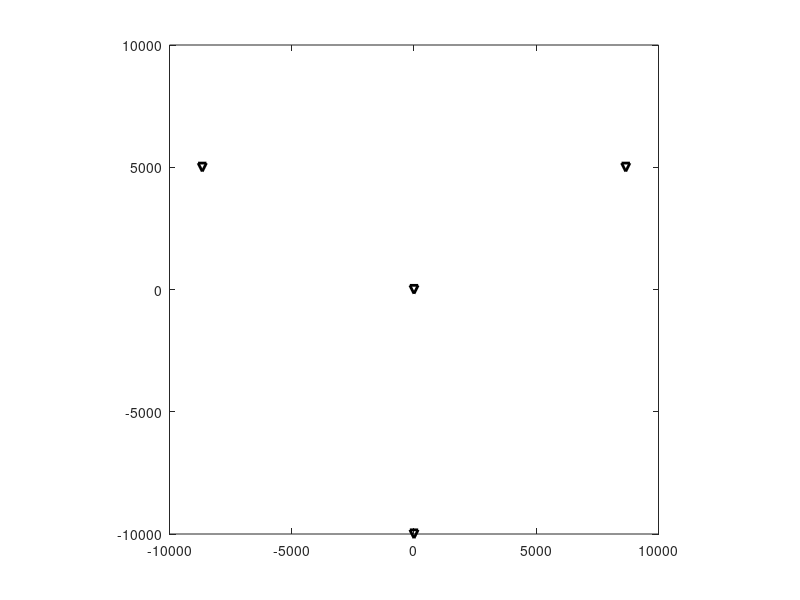

Here is the MATLAB script that generated this plot: (Note: this script raises an error after producing the figure.)
%% posts
R = 10e3; 
posts = [];
hp = 15;
alphap = [30 150 270]*pi/180;
for i = 1:3
    posts(:,i) = [R * cos(alphap(i)); R * sin(alphap(i)); hp];
end
posts(:,4) = [0;0;hp];
% posts = posts + normrnd(0, 3, [3 4]);
% posts(:,4) = [];
config.posts = posts;
plot(config.posts(1,:),config.posts(2,:),'vk','linewidth',2)
daspect([1 1 1])
%%
h = [];
hdop = [];
pdop = [];
zdop = [];
h = 0:1:100;
for i = 1:length(h)
    DOP = get_dop_value(config, 1e3, 1e3, h(i), 'ToA');
    hdop(i) = DOP.HDOP;
    pdop(i) = DOP.PDOP;
    zdop(i) = DOP.ZDOP;
end
plot(h,hdop)
hold on
plot(h,pdop)
plot(h,zdop)
%%
xdop = [];
ydop = [];
zdop = [];
hdop = [];
% tdop = [];
mesh_points = [];
R = [];
X = -50e3:1e3:50e3;
Y = X;
h_geo = 10000;
k = 0;
for i = 1:length(X)
    for j = 1:length(Y)
        point = calculate_geo_heigth(config, X(i), Y(j), h_geo);
%         point = [X(i);Y(j);10000];
        if point(3) > 0
            k = k + 1;
            mesh_points(:,k) = point;
            R(k) = norm(point(1:2));
            dop = get_dop_value(config, mesh_points(1,k), mesh_points(2,k), mesh_points(3,k), 'ToA2D');
            xdop(j,i) = dop.XDOP;
            ydop(j,i) = dop.YDOP;
%             zdop(j,i) = dop.ZDOP;
            tdop(j,i) = dop.TDOP;
            hdop(j,i) = dop.HDOP;
        else
            xdop(j,i) = NaN;
            ydop(j,i) = NaN;
%             zdop(j,i) = NaN;
            tdop(j,i) = NaN;
            hdop(j,i) = NaN;
        end
    end
end
% plot3(mesh_points(1,:),mesh_points(2,:),mesh_points(3,:),'.')
figure
% contourf(Y/1000,X/1000,hdop,10:20:200,'ShowText','on')
% contourf(Y,X,DOP,[100 300 1000 2000 3000 5000],'ShowText','on')
contourf(X/1000,Y/1000,tdop,[1 2 5 10 20 30 40 50 60 100 150 200 300:100:1000 2000:1000:10000],'ShowText','on')
colormap(jet)
hold on
plot(posts(1,:)/1000,posts(2,:)/1000,'kv','MarkerSize',10,'linewidth',2)
% xlim([-0.5e5 0.5e5]/1000)
% ylim([-0.5e5 0.5e5]/1000)
xlabel('x, km')
ylabel('y, km')
% title('DOP')
set(gca,'FontSize',14)
%colorbar
daspect([1 1 1])
grid on
%%

X = [190e3; 190e3; 10000];
X = calculate_geo_heigth(config, X(1), X(2), 10000);
R = [];
for i = 1:4
    R(i,1) = norm(X - config.posts(:,i));
end

RD = [R(4) - R(1); R(4) - R(2); R(4) - R(3); R(3) - R(1); R(3) - R(2); R(2) - R(1)];

sigma_n = 1;
X3Dtoa = [];
k_3D = 0;
X2Dtoa = [];
k_2D = 0;
Xa1 = [];
Xa2 = [];
k_a = 0;
for i = 1:5000
    toa = R + normrnd(0,sigma_n,[4 1]);
%     rd = RD + normrnd(0,sqrt(2)*sigma_n,[6 1]);
    rd = [toa(4) - toa(1); toa(4) - toa(2); toa(4) - toa(3); toa(3) - toa(1); toa(3) - toa(2); toa(2) - toa(1)];

    [x, ~, ~, flag] = coord_solver3D(toa, config.posts, [X; R(1)]);
%     [x, ~, ~, flag] = coord_solver3D(toa, config.posts, [0;0;100;R(1)]);
    if flag
        k_3D = k_3D + 1;
        X3Dtoa(:,k_3D) = x;
    end
    [x, ~, ~, flag] = coord_solver2D(toa, config.posts, [X(1:2); R(1)],X(3));
    if flag
        k_2D = k_2D + 1;
        X2Dtoa(:,k_2D) = x;
    end
    [x] = solver_analytical_3D_4_posts(toa, config.posts);
    if x
        k_a = k_a + 1;
        Xa1(:,k_a) = x(:,1);
        Xa2(:,k_a) = x(:,2);
    end
%     [X3Dtdoa(:,i)] = NavSolverRDinvh(rd, config.posts, X);
%     [X3DtdoaD(:,i)] = NavSolverRDinvhDn(rd, config.posts, X, sigma_n);
end
dop3Dtoa = get_dop_value(config, X(1), X(2), X(3), 'ToA');
dop2Dtoa = get_dop_value(config, X(1), X(2), X(3), 'ToA2D');
% dop3Dtdoa = get_dop_value(config, X(1), X(2), X(3), 'TDoA');
% dop3DtdoaD = get_dop_value(config, X(1), X(2), X(3), 'TDoA3D_Dn');
% dop2DtdoaD = get_dop_value(config, X(1), X(2), X(3), 'TDoA2D_Dn');
[std(X3Dtoa(1,:))/sigma_n dop3Dtoa.XDOP;
    std(X3Dtoa(2,:))/sigma_n dop3Dtoa.YDOP;
    std(X3Dtoa(3,:))/sigma_n dop3Dtoa.ZDOP;
    std(X3Dtoa(4,:))/sigma_n dop3Dtoa.TDOP;
    norm([std(X3Dtoa(1,:)) std(X3Dtoa(2,:))])/sigma_n dop3Dtoa.HDOP]
[std(X2Dtoa(1,:))/sigma_n dop2Dtoa.XDOP;
    std(X2Dtoa(2,:))/sigma_n dop2Dtoa.YDOP;
    std(X2Dtoa(3,:))/sigma_n dop2Dtoa.TDOP]
% [std(X3Dtdoa(1,:))/(sigma_n*sqrt(2)) dop3Dtdoa.XDOP;
%     std(X3Dtdoa(2,:))/(sigma_n*sqrt(2)) dop3Dtdoa.YDOP;
%     std(X3Dtdoa(3,:))/(sigma_n*sqrt(2)) dop3Dtdoa.ZDOP;]
% [std(X3Dtdoa(1,:))/(sigma_n*sqrt(2)) std(X3DtdoaD(1,:))/(sigma_n*sqrt(2));
%     std(X3Dtdoa(2,:))/(sigma_n*sqrt(2)) std(X3DtdoaD(2,:))/(sigma_n*sqrt(2));
%     std(X3Dtdoa(3,:))/(sigma_n*sqrt(2)) std(X3DtdoaD(3,:))/(sigma_n*sqrt(2));]
% [dop3DtdoaD.XDOP dop3Dtoa.XDOP;
%     dop3DtdoaD.YDOP dop3Dtoa.YDOP;
%     dop3DtdoaD.ZDOP dop3Dtoa.ZDOP;]
% [dop2DtdoaD.XDOP dop2Dtoa.XDOP;
%     dop2DtdoaD.YDOP dop2Dtoa.YDOP;]
[X mean(X3Dtoa(1:3,:)')' mean(X2Dtoa')']
[mean(Xa1')' std(Xa1')'/sigma_n mean(Xa2')' std(Xa2')'/sigma_n]
%% 2D DOP
xdop = [];
ydop = [];
zdop = [];
hdop = [];
tdop = [];
pdop = [];
Z = [];
mesh_points = [];
R = [];
X = -100e3:1e3:100e3;
Y = X;
h_geo = 10000;
k = 0;
for i = 1:length(X)
    for j = 1:length(Y)
        z = h_geo_calc(X(i), Y(j), h_geo);
        point = [X(i);Y(j);z];
%          point = [X(i);Y(j);10000];
        Z(j,i) = point(3);
        if point(3) > 0
            k = k + 1;
            mesh_points(:,k) = point;
            R(k) = norm(point);
            dop = get_dop_value(config, mesh_points(1,k), mesh_points(2,k), mesh_points(3,k), 'ToA2D');
            xdop(j,i) = dop.XDOP;%/R(k);
            ydop(j,i) = dop.YDOP;%/R(k);
%             zdop(j,i) = dop.ZDOP;
            tdop(j,i) = dop.TDOP;%/R(k);
            hdop(j,i) = dop.HDOP;%/R(k);
            pdop(j,i) = dop.PDOP;%/R(k);
        else
            xdop(j,i) = NaN;
            ydop(j,i) = NaN;
            zdop(j,i) = NaN;
            tdop(j,i) = NaN;
            hdop(j,i) = NaN;
            pdop(j,i) = NaN;
        end
    end
end
show_dop(X,Y,hdop,[1 10 30 50 100 300 700 1000:1000:3000],[1 2000],config)
%% 1D among radius line
alpha = (-90:30:90)*(pi)/180;
figure(1)
hold on
grid on
figure(2)
hold on
grid on

for j = 1:length(alpha)
    r = 0:1e3:200e3;
    X = r * cos(alpha(j));
    Y = r * sin(alpha(j));
    h_geo = 10000;
    R = [];
    zdop = [];
    tdop =[];
    hdop = [];
    pdop = [];
    mesh_points = [];
    k = 0;
    for i = 1:length(X)
        point = calculate_geo_heigth(config, X(i), Y(i), h_geo);
%             point = [X(i); Y(i); h_geo];
        if point(3) > hp
            k = k + 1;
            mesh_points(:,k) = point;
            R(k) = norm(point(1:2));
            dop = get_dop_value(config, point(1), point(2), point(3), 'ToA');
            zdop(k) = dop.ZDOP;%/R(k);
            tdop(k) = dop.TDOP;%/R(k);
            hdop(k) = dop.HDOP;%/R(k);
            pdop(k) = dop.PDOP;%/R(k);
        end
    end
    dops{j} = hdop;
    figure(1)
    plot(R,hdop)
    figure(2)
    plot3(mesh_points(1,:),mesh_points(2,:),mesh_points(3,:),'.-')
end
figure(1)
legend()
figure(2)
legend
plot3(config.posts(1,:),config.posts(2,:),config.posts(3,:),'v')
%% 1D by radius
R = 50e3;
alpha = 0:0.01:2*pi;
X = R * cos(alpha);
Y = R * sin(alpha);
h_geo = 10e3;
zdop = [];
tdop =[];
hdop = [];
hdop2D = [];
pdop = [];
k = 0;
for i = 1:length(X)
    point = calculate_geo_heigth(config, X(i), Y(i), h_geo);
    %     point = [X(i); Y(i); h_geo];
    if point(3) > hp
        k = k + 1;
        mesh_points(:,k) = point;
        R(k) = norm(point(1:2));
        dop = get_dop_value(config, point(1), point(2), point(3), 'ToA');
        zdop(k) = dop.ZDOP;%/R(k);
        tdop(k) = dop.TDOP;%/R(k);
        hdop(k) = dop.HDOP;%/R(k);
        pdop(k) = dop.PDOP;%/R(k);
        dop = get_dop_value(config, point(1), point(2), point(3), 'ToA2D');
        hdop2D(k) = dop.HDOP;%/R(k);
    end
end
figure
plot(alpha*180/pi,hdop,'-r','linewidth',2)
hold on
plot(alpha*180/pi,pdop,'-g','linewidth',2)
plot(alpha*180/pi,zdop,'-b','linewidth',2)
plot(alpha*180/pi,hdop2D,'-c','linewidth',2)
% plot(alpha*180/pi,tdop)
plot([alphap(1) alphap(1)]*180/pi, [min([pdop zdop])-1000 max([pdop zdop])+100],'k--','linewidth',1)
text([alphap(1)]*180/pi,50,'ПП1')
plot([alphap(2) alphap(2)]*180/pi, [min([pdop zdop])-1000 max([pdop zdop])+100],'k--','linewidth',1)
text([alphap(2)]*180/pi,50,'ПП2')
plot([alphap(3) alphap(3)]*180/pi, [min([pdop zdop])-1000 max([pdop zdop])+100],'k--','linewidth',1)
text([alphap(3)]*180/pi,50,'ПП3')
grid on
legend('HDOP 3D','PDOP 3D','ZDOP 3D','HDOP 2D')
set(gca,'FontSize',14)
set(gca,'FontName','Times')
ylim([0 550])
xlim([0 360])
xlabel('θ, град')
% daspect([1 1 1])
[max(hdop) - min(hdop) (max(hdop) - min(hdop))/mean(hdop)*100]
[max(pdop) - min(pdop) (max(pdop) - min(pdop))/mean(pdop)*100]
[max(zdop) - min(zdop) (max(zdop) - min(zdop))/mean(zdop)*100]
[max(hdop2D) - min(hdop2D) (max(hdop2D) - min(hdop2D))/mean(hdop2D)*100]
%%
%% 1D DOP by distance
R = 20e3:1e3:250e3;
alpha = 0:0.01:2*pi;
h_geo = 10e3;
ZDOP = [];
TDOP = [];
HDOP = [];
HDOP2D = [];
PDOP = [];
for j = 1:length(R)
    X = R(j) * cos(alpha);
    Y = R(j) * sin(alpha);
    zdop = [];
    tdop =[];
    hdop = [];
    hdop2D = [];
    pdop = [];
    k = 0;
    for i = 1:length(X)
        point = calculate_geo_heigth(config, X(i), Y(i), h_geo);
        %     point = [X(i); Y(i); h_geo];
        if point(3) > hp
            k = k + 1;
            mesh_points(:,k) = point;
%             R(k) = norm(point(1:2));
            dop = get_dop_value(config, point(1), point(2), point(3), 'ToA');
            zdop(k) = dop.ZDOP;%/R(k);
            tdop(k) = dop.TDOP;%/R(k);
            hdop(k) = dop.HDOP;%/R(k);
            pdop(k) = dop.PDOP;%/R(k);
            dop = get_dop_value(config, point(1), point(2), point(3), 'ToA2D');
            hdop2D(k) = dop.HDOP;%/R(k);
        end
    end
    ZDOP(:,j) = [min(zdop); max(zdop)];
    TDOP(:,j) = [min(tdop); max(tdop)];
    HDOP(:,j) = [min(hdop); max(hdop)];
    PDOP(:,j) = [min(pdop); max(pdop)];
    HDOP2D(:,j) = [min(hdop2D); max(hdop2D)];
    j
end
figure
hold on
patch([R/1000 fliplr(R/1000)], [HDOP(1,:) fliplr(HDOP(2,:))], 'r','FaceAlpha',0.3)
% patch([R/1000 fliplr(R/1000)], [ZDOP(1,:) fliplr(ZDOP(2,:))], 'g','FaceAlpha',0.3)
patch([R/1000 fliplr(R/1000)], [PDOP(1,:) fliplr(PDOP(2,:))], 'b','FaceAlpha',0.3)
patch([R/1000 fliplr(R/1000)], [HDOP2D(1,:) fliplr(HDOP2D(2,:))], 'c','FaceAlpha',0.3)
legend('HDOP 3D','PDOP 3D','HDOP 2D')
set(gca,'FontSize',14)
set(gca,'FontName','Times')
grid on
% ylim([0 550])
% xlim([0 360])
xlabel('R, км')
%%
%% 1D DOP by RRS hei
R = 100e3;
alpha = 0:0.01:2*pi;
h_geo = 2e3:100:15e3;
ZDOP = [];
TDOP = [];
HDOP = [];
HDOP2D = [];
PDOP = [];
for j = 1:length(h_geo)
    X = R * cos(alpha);
    Y = R * sin(alpha);
    zdop = [];
    tdop =[];
    hdop = [];
    hdop2D = [];
    pdop = [];
    k = 0;
    for i = 1:length(X)
        point = calculate_geo_heigth(config, X(i), Y(i), h_geo(j));
        %     point = [X(i); Y(i); h_geo];
        if point(3) > hp
            k = k + 1;
            mesh_points(:,k) = point;
%             R(k) = norm(point(1:2));
            dop = get_dop_value(config, point(1), point(2), point(3), 'ToA');
            zdop(k) = dop.ZDOP;%/R(k);
            tdop(k) = dop.TDOP;%/R(k);
            hdop(k) = dop.HDOP;%/R(k);
            pdop(k) = dop.PDOP;%/R(k);
            dop = get_dop_value(config, point(1), point(2), point(3), 'ToA2D');
            hdop2D(k) = dop.HDOP;%/R(k);
        end
    end
    ZDOP(:,j) = [min(zdop); max(zdop)];
    TDOP(:,j) = [min(tdop); max(tdop)];
    HDOP(:,j) = [min(hdop); max(hdop)];
    PDOP(:,j) = [min(pdop); max(pdop)];
    HDOP2D(:,j) = [min(hdop2D); max(hdop2D)];
    j
end
figure
hold on
patch([h_geo/1000 fliplr(h_geo/1000)], [HDOP(1,:) fliplr(HDOP(2,:))], 'r','FaceAlpha',0.3)
% patch([h_geo/1000 fliplr(h_geo/1000)], [ZDOP(1,:) fliplr(ZDOP(2,:))], 'g','FaceAlpha',0.3)
patch([h_geo/1000 fliplr(h_geo/1000)], [PDOP(1,:) fliplr(PDOP(2,:))], 'b','FaceAlpha',0.3)
patch([h_geo/1000 fliplr(h_geo/1000)], [HDOP2D(1,:) fliplr(HDOP2D(2,:))], 'c','FaceAlpha',0.3)
legend('HDOP 3D','PDOP 3D','HDOP 2D')
set(gca,'FontSize',14)
set(gca,'FontName','Times')
grid on
% ylim([0 550])
% xlim([0 360])
xlabel('h, км')
xlim([h_geo(1)/1000 h_geo(end)/1000])
%%
h_geo = 10e3;
Rp = 3e3:0.5e3:15e3; 
R = 150e3;
hp = 15;
alphap = [30 150 270]*pi/180;

ZDOP = [];
TDOP = [];
HDOP = [];
HDOP2D = [];
PDOP = [];
for j = 1:length(Rp)
    posts = [];
    for i = 1:3
        posts(:,i) = [Rp(j) * cos(alphap(i)); Rp(j) * sin(alphap(i)); hp];
    end
    posts(:,4) = [0;0;hp];
    % posts = posts + normrnd(0, 3, [3 4]);
    % posts(:,3) = [];
    config.posts = posts;
    X = R * cos(alpha);
    Y = R * sin(alpha);
    zdop = [];
    tdop =[];
    hdop = [];
    hdop2D = [];
    pdop = [];
    k = 0;
    for i = 1:length(X)
        point = calculate_geo_heigth(config, X(i), Y(i), h_geo);
        %     point = [X(i); Y(i); h_geo];
        if point(3) > hp
            k = k + 1;
            mesh_points(:,k) = point;
%             R(k) = norm(point(1:2));
            dop = get_dop_value(config, point(1), point(2), point(3), 'ToA');
            zdop(k) = dop.ZDOP;%/R(k);
            tdop(k) = dop.TDOP;%/R(k);
            hdop(k) = dop.HDOP;%/R(k);
            pdop(k) = dop.PDOP;%/R(k);
            dop = get_dop_value(config, point(1), point(2), point(3), 'ToA2D');
            hdop2D(k) = dop.HDOP;%/R(k);
        end
    end
    ZDOP(:,j) = [min(zdop); max(zdop)];
    TDOP(:,j) = [min(tdop); max(tdop)];
    HDOP(:,j) = [min(hdop); max(hdop)];
    PDOP(:,j) = [min(pdop); max(pdop)];
    HDOP2D(:,j) = [min(hdop2D); max(hdop2D)];
    j
end
figure
hold on
patch([Rp/1000 fliplr(Rp/1000)], [HDOP(1,:) fliplr(HDOP(2,:))], 'r','FaceAlpha',0.3)
% patch([h_geo/1000 fliplr(h_geo/1000)], [ZDOP(1,:) fliplr(ZDOP(2,:))], 'g','FaceAlpha',0.3)
patch([Rp/1000 fliplr(Rp/1000)], [PDOP(1,:) fliplr(PDOP(2,:))], 'b','FaceAlpha',0.3)
patch([Rp/1000 fliplr(Rp/1000)], [HDOP2D(1,:) fliplr(HDOP2D(2,:))], 'c','FaceAlpha',0.3)
legend('HDOP 3D','PDOP 3D','HDOP 2D')
set(gca,'FontSize',14)
set(gca,'FontName','Times')
grid on
% ylim([0 550])
% xlim([0 360])
xlabel('R_{п}, км')
xlim([Rp(1)/1000 Rp(end)/1000])
%%
%% 1D DOP by radius for thres
R = 150e3;
alpha = 0:0.01:2*pi;
X = R * cos(alpha);
Y = R * sin(alpha);
h_geo = 10e3;
zdop = [];
tdop =[];
hdop = [];
hdop2D = [];
pdop = [];
k = 0;
for i = 1:length(X)
    point = calculate_geo_heigth(config, X(i), Y(i), h_geo);
    %     point = [X(i); Y(i); h_geo];
    if point(3) > hp
        k = k + 1;
        mesh_points(:,k) = point;
        R(k) = norm(point(1:2));
%         dop = get_dop_value(config, point(1), point(2), point(3), 'ToA');
%         zdop(k) = dop.ZDOP;%/R(k);
%         tdop(k) = dop.TDOP;%/R(k);
%         hdop(k) = dop.HDOP;%/R(k);
%         pdop(k) = dop.PDOP;%/R(k);
        dop = get_dop_value(config, point(1), point(2), point(3), 'ToA2D');
        hdop2D(k) = dop.HDOP;%/R(k);
    end
end
% figure
% plot(alpha*180/pi,hdop,'-r','linewidth',2)
hold on
% plot(alpha*180/pi,pdop,'-g','linewidth',2)
% plot(alpha*180/pi,zdop,'-b','linewidth',2)
plot(alpha*180/pi,hdop2D,'-c','linewidth',2)
% plot(alpha*180/pi,tdop)
plot([alphap(1) alphap(1)]*180/pi, [min([hdop2D hdop2D])-1000 max([hdop2D hdop2D])+100],'k--','linewidth',1)
text([alphap(1)]*180/pi,50,'ПП1')
plot([alphap(2) alphap(2)]*180/pi, [min([hdop2D hdop2D])-1000 max([hdop2D hdop2D])+100],'k--','linewidth',1)
text([alphap(2)]*180/pi,50,'ПП2')
plot([alphap(3) alphap(3)]*180/pi, [min([hdop2D hdop2D])-1000 max([hdop2D hdop2D])+100],'k--','linewidth',1)
text([alphap(3)]*180/pi,50,'ПП3')
grid on
% legend('HDOP 3D','PDOP 3D','ZDOP 3D','HDOP 2D')
set(gca,'FontSize',14)
set(gca,'FontName','Times')
% ylim([0 550])
% xlim([0 360])
xlabel('θ, град')
% daspect([1 1 1])
% [max(hdop) - min(hdop) (max(hdop) - min(hdop))/mean(hdop)*100]
% [max(pdop) - min(pdop) (max(pdop) - min(pdop))/mean(pdop)*100]
% [max(zdop) - min(zdop) (max(zdop) - min(zdop))/mean(zdop)*100]
% [max(hdop2D) - min(hdop2D) (max(hdop2D) - min(hdop2D))/mean(hdop2D)*100]
%% for Scvortcov
R = [30e3; 30e3; 30e3]; %% расстояние между постами
posts = [];
hp = 1000;
alphap = [30 150 270]*pi/180;
for i = 1:3
    posts(:,i) = [R(i) * cos(alphap(i)); R(i) * sin(alphap(i)); hp];
end
posts(:,4) = [0;0;hp];
% posts(1,:) = posts(1,:) + 10e3;
% posts = posts + normrnd(0, 3, [3 4]);
% posts(:,4) = [];
% posts(:,3) = [-5e3;0;1000];
% posts(:,4) = [5e3;0;1000];
config.posts = posts;
plot(config.posts(1,:),config.posts(2,:),'vk','linewidth',2)
daspect([1 1 1])
%%
hdop = [];
% alpha = [45:0.1:135]*pi/180;
% R = 50e3:1e3:150e3;
X = -150e3:1e3:150e3;
Y = 30e3:1e3:150e3;
h_geo = 0;
k = 0;
for i = 1:length(X)
    for j = 1:length(Y)
        point = calculate_geo_heigth(config, X(i), Y(j), h_geo);
        R = sqrt(point(1)^2 + point(2)^2);
        alpha = atan2(point(2),point(1))*180/pi;
        if (R > 30e3 && R < 120e3 && alpha > 45 && alpha < 135 ) 
            k = k + 1;
            mesh_points(:,k) = point;
            dop = get_dop_value(config, mesh_points(1,k), mesh_points(2,k), mesh_points(3,k), 'ToA2D');
            
            hdop(j,i) = dop.HDOP;%/R(k);
        else
            hdop(j,i) = NaN;
        end
    end
end
show_dop(X,Y,hdop,[0:10:100 100:20:240],[1 240],config)
alpha = [45:0.1:135]*pi/180;
X = [];
for i = 1:length(alpha)
    X(1,i) = 100 * cos(alpha(i));
    X(2,i) = 100 * sin(alpha(i));
end
plot(X(1,:),X(2,:),'r--','linewidth',2)